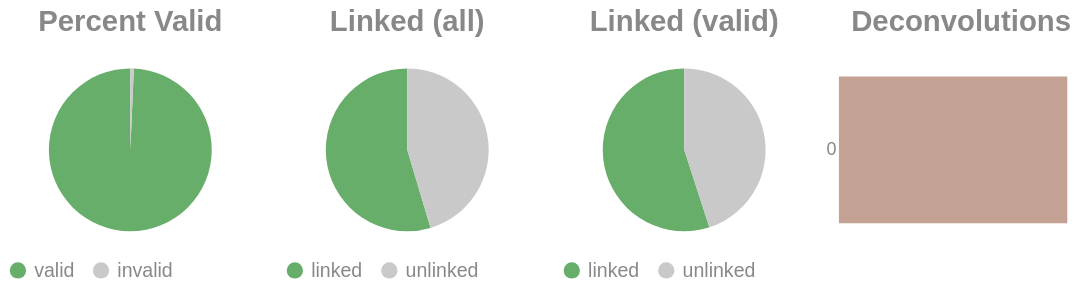

This figure's notebook cell:
### Code cell
if SKIPLR:
    pass
else:
    clash = Counter()
    for i in valids['molecule'].to_list():
        _mol = i.split("-")
        if len(_mol) == 1:
            clash.update('0')
        else:
            clash.update(_mol[-1])

    _d = {"deconvolutions": [], 'count': []}
    for k,v in clash.items():
        _d['deconvolutions'].append(k)
        _d['count'].append(v)

    tot_valid = valids['reads'].sum()
    mask = valids['reads'] >= 2
    n_linked_reads = valids.filter(mask)['reads'].sum()
    if n_linked_reads == 0:
        print_html("No linked molecules (>=2 reads) were detected; skipping linked-only distributions.")
        SKIPLR = True
    else:
        perc_valid = round(tot_valid / n_reads, 4)
        linked_perc_abs = round(n_linked_reads / n_reads, 4)
        linked_perc = round(n_linked_reads / tot_valid, 4)

    _valid = pl.DataFrame({"valids": ['valid', 'invalid'], "count": [tot_valid, n_reads - tot_valid]})
    _linked_abs = pl.DataFrame({"linked (absolute)": ['linked', 'unlinked'], "count": [n_linked_reads, n_reads - n_linked_reads]})
    _linked_rel = pl.DataFrame({"linked (valids)": ['linked', 'unlinked'], "count": [n_linked_reads, tot_valid - n_linked_reads]})

    (
        alt.hconcat(
            piechart(_valid, goodval = 'valid', title = "Percent Valid"),
            piechart(_linked_abs, goodval = "linked", title =  "Linked (all)"),
            piechart(_linked_rel, goodval = "linked", title =  "Linked (valid)"),
            convolutionbar(pl.DataFrame(_d), title = "Deconvolutions"),
            center = True,
            bounds = 'flush'
        )
        .resolve_scale(color='independent')
        .resolve_legend('independent')
        .properties(usermeta={'embedOptions': {"actions": False}})
    ).display()

### Figure 1 — Vega-Lite specification as saved in the notebook (floating-point values rounded to 4 significant figures)
{"width": "container", "height": 400, "config": {"title": {"anchor": "start", "dy": -15, "fontSize": 18, "color": "#888888", "subtitleColor": "#888888", "subtitleFontSize": 14}, "arc": {"fill": "#0072B2"}, "axis": {"domainColor": "#888888", "domainWidth": 0.5, "gridWidth": 0.2, "grid": false, "titleFontWeight": 400, "titleFontSize": 15, "labelFontSize": 11, "labelColor": "#888888", "tickColor": "#888888", "tickWidth": 0.2, "titleColor": "#888888"}, "axisBand": {"grid": false}, "axisX": {"grid": true, "tickSize": 10, "domainCap": "round"}, "axisY": {"domain": false, "grid": true, "tickSize": 0, "domainCap": "round"}, "background": "transparent", "header": {"labelFontSize": 15, "labelColor": "#888888", "titleFontSize": 15, "titleFontWeight": 600, "titleColor": "#888888"}, "legend": {"labelFont": "sans-serif", "labelFontSize": 12, "labelColor": "#888888", "symbolSize": 100, "symbolType": "circle", "titleFontSize": 12, "titlePadding": 10, "titleColor": "#888888", "title": null}, "range": {"category": ["#E69F00", "#56B4E9", "#009E73", "#F0E442", "#0072B2", "#D55E00", "#CC79A7", "#000000"], "diverging": ["#cfe8f3", "#a2d4ec", "#73bfe2", "#46abdb", "#1696d2", "#12719e"]}, "area": {"fill": "#0072B2", "fillOpacity": 0.7, "line": true, "strokeOpacity": 0.7}, "line": {"color": "#0072B2", "stroke": "#0072B2", "strokeWidth": 2}, "trail": {"color": "#0072B2", "stroke": "#0072B2", "strokeWidth": 0, "size": 1}, "point": {"filled": true, "fillOpacity": 1.0, "size": 95}, "text": {"color": "#888888", "fontSize": 11, "align": "right", "fontWeight": 400, "size": 11}, "bar": {"fill": "#0072B2", "stroke": null}, "view": {"stroke": null, "continuousWidth": 660, "continuousHeight": 400}}, "hconcat": [{"data": {"name": "data-e9dc6d30b2ee0380a4ed2c9c9197c796"}, "mark": {"type": "arc"}, "encoding": {"color": {"field": "valids", "legend": {"orient": "bottom", "title": null}, "scale": {"domain": ["valid", "invalid"], "range": ["#68ae6b", "#C9C9C9"]}, "title": "Valids", "type": "nominal"}, "theta": {"field": "count", "type": "quantitative"}, "tooltip": [{"field": "valids", "title": "Valids", "type": "ordinal"}, {"field": "percent", "format": ".2%", "title": "Percent", "type": "quantitative"}, {"field": "count", "title": "Count", "type": "quantitative"}]}, "height": 100, "title": {"text": "Percent Valid", "align": "center", "anchor": "middle"}, "transform": [{"calculate": "datum.count / 10265964", "as": "percent"}], "width": 150}, {"data": {"name": "data-ae97338259f64465f492ccc281bb2fab"}, "mark": {"type": "arc"}, "encoding": {"color": {"field": "linked (absolute)", "legend": {"orient": "bottom", "title": null}, "scale": {"domain": ["linked", "unlinked"], "range": ["#68ae6b", "#C9C9C9"]}, "title": "Linked (Absolute)", "type": "nominal"}, "theta": {"field": "count", "type": "quantitative"}, "tooltip": [{"field": "linked (absolute)", "title": "Linked (Absolute)", "type": "ordinal"}, {"field": "percent", "format": ".2%", "title": "Percent", "type": "quantitative"}, {"field": "count", "title": "Count", "type": "quantitative"}]}, "height": 100, "title": {"text": "Linked (all)", "align": "center", "anchor": "middle"}, "transform": [{"calculate": "datum.count / 10265964", "as": "percent"}], "width": 150}, {"data": {"name": "data-9b6a26b04dba0ce2a908560d3faa34e0"}, "mark": {"type": "arc"}, "encoding": {"color": {"field": "linked (valids)", "legend": {"orient": "bottom", "title": null}, "scale": {"domain": ["linked", "unlinked"], "range": ["#68ae6b", "#C9C9C9"]}, "title": "Linked (Valids)", "type": "nominal"}, "theta": {"field": "count", "type": "quantitative"}, "tooltip": [{"field": "linked (valids)", "title": "Linked (Valids)", "type": "ordinal"}, {"field": "percent", "format": ".2%", "title": "Percent", "type": "quantitative"}, {"field": "count", "title": "Count", "type": "quantitative"}]}, "height": 100, "title": {"text": "Linked (valid)", "align": "center", "anchor": "middle"}, "transform": [{"calculate": "datum.count / 10194330", "as": "percent"}], "width": 150}, {"data": {"name": "data-3b095a5c07f00e02661f41208d121a00"}, "mark": {"type": "bar"}, "encoding": {"color": {"field": "deconvolutions", "legend": null, "scale": {"scheme": "lightgreyred"}, "type": "nominal"}, "tooltip": [{"field": "deconvolutions", "title": "Deconvolutions", "type": "ordinal"}, {"field": "percent", "format": ".2%", "title": "Percent", "type": "quantitative"}, {"field": "count", "title": "Count", "type": "quantitative"}], "x": {"axis": null, "field": "count", "type": "quantitative"}, "y": {"field": "deconvolutions", "sort": "ascending", "title": null, "type": "nominal"}}, "height": 100, "title": {"text": "Deconvolutions", "align": "center", "anchor": "middle"}, "transform": [{"calculate": "datum.count / 6542060", "as": "percent"}], "width": 150}], "bounds": "flush", "center": true, "resolve": {"legend": {"angle": "independent"}, "scale": {"color": "independent"}}, "usermeta": {"embedOptions": {"actions": false}}, "$schema": "https://vega.github.io/schema/vega-lite/v6.1.0.json", "datasets": {"data-e9dc6d30b2ee0380a4ed2c9c9197c796": [{"valids": "valid", "count": 10194330}, {"valids": "invalid", "count": 71634}], "data-ae97338259f64465f492ccc281bb2fab": [{"linked (absolute)": "linked", "count": 5607621}, {"linked (absolute)": "unlinked", "count": 4658343}], "data-9b6a26b04dba0ce2a908560d3faa34e0": [{"linked (valids)": "linked", "count": 5607621}, {"linked (valids)": "unlinked", "count": 4586709}], "data-3b095a5c07f00e02661f41208d121a00": [{"deconvolutions": "0", "count": 6542060}]}}
